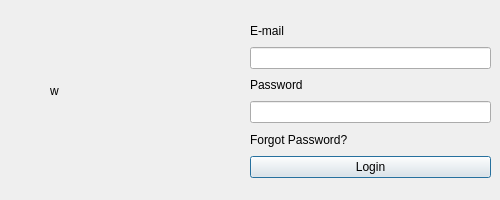
<?xml version="1.0" encoding="UTF-8"?>
<ui version="4.0">
 <class>Login</class>
 <widget class="QDialog" name="Login">
  <property name="geometry">
   <rect>
    <x>0</x>
    <y>0</y>
    <width>500</width>
    <height>200</height>
   </rect>
  </property>
  <property name="minimumSize">
   <size>
    <width>500</width>
    <height>200</height>
   </size>
  </property>
  <property name="baseSize">
   <size>
    <width>500</width>
    <height>200</height>
   </size>
  </property>
  <property name="windowTitle">
   <string>Dialog</string>
  </property>
  <property name="modal">
   <bool>false</bool>
  </property>
  <widget class="QLabel" name="imagelabel">
   <property name="geometry">
    <rect>
     <x>50</x>
     <y>30</y>
     <width>161</width>
     <height>121</height>
    </rect>
   </property>
   <property name="text">
    <string>w</string>
   </property>
  </widget>
  <widget class="QWidget" name="">
   <property name="geometry">
    <rect>
     <x>250</x>
     <y>20</y>
     <width>241</width>
     <height>158</height>
    </rect>
   </property>
   <layout class="QVBoxLayout" name="verticalLayout_2">
    <item>
     <layout class="QVBoxLayout" name="verticalLayout">
      <item>
       <widget class="QLabel" name="label">
        <property name="text">
         <string>E-mail</string>
        </property>
       </widget>
      </item>
      <item>
       <widget class="QLineEdit" name="lineEdit"/>
      </item>
      <item>
       <widget class="QLabel" name="label_2">
        <property name="text">
         <string>Password</string>
        </property>
       </widget>
      </item>
      <item>
       <widget class="QLineEdit" name="lineEdit_2">
        <property name="echoMode">
         <enum>QLineEdit::Password</enum>
        </property>
       </widget>
      </item>
      <item>
       <widget class="QLabel" name="label_3">
        <property name="font">
         <font>
          <pointsize>9</pointsize>
         </font>
        </property>
        <property name="layoutDirection">
         <enum>Qt::RightToLeft</enum>
        </property>
        <property name="text">
         <string>Forgot Password?</string>
        </property>
       </widget>
      </item>
      <item>
       <widget class="QPushButton" name="pushButton">
        <property name="text">
         <string>Login</string>
        </property>
       </widget>
      </item>
     </layout>
    </item>
   </layout>
  </widget>
 </widget>
 <resources/>
 <connections/>
</ui>
